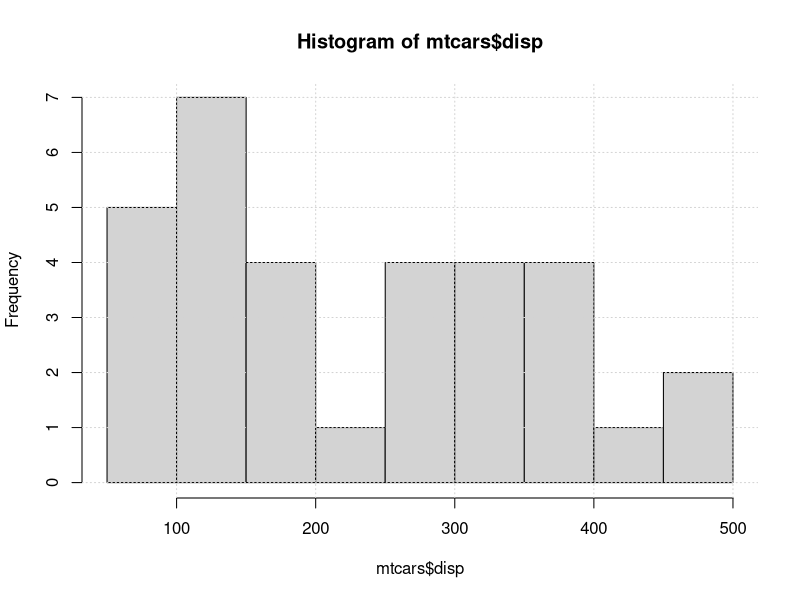

Source code (R):
## ---- chunk 1
hist(mtcars$disp)
grid()
## ---- chunk 2
cars = mtcars[mtcars$disp > 350,]
orderedCars = cars[order(cars$disp), ]

print(orderedCars)
## ---- chunk 3
solution = exp(log( 4 ^ 2)) + log(exp(3 * log(4))) - (exp(log(4 ^ 3)) / 4)
print(solution)
## ---- chunk 4
calcVol = function (height, radius) {
  volume = pi * (radius ^ 2) * height
  return (volume)
}

## ---- chunk 5
calcCylinder = calcVol(16, 6) - calcVol(16, 3)
print(calcCylinder)
